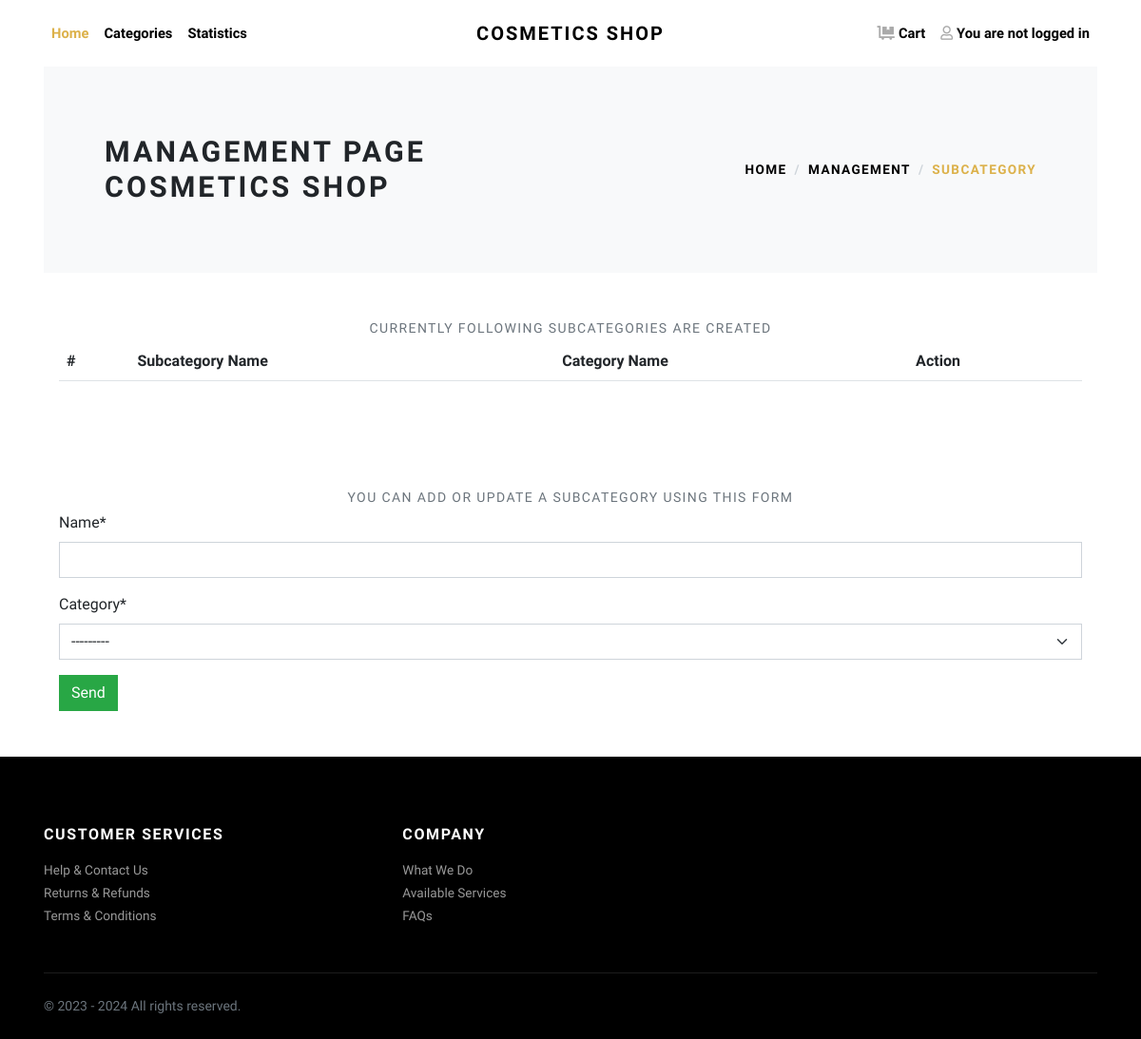
Page /management/subcategory on the earlier database version.
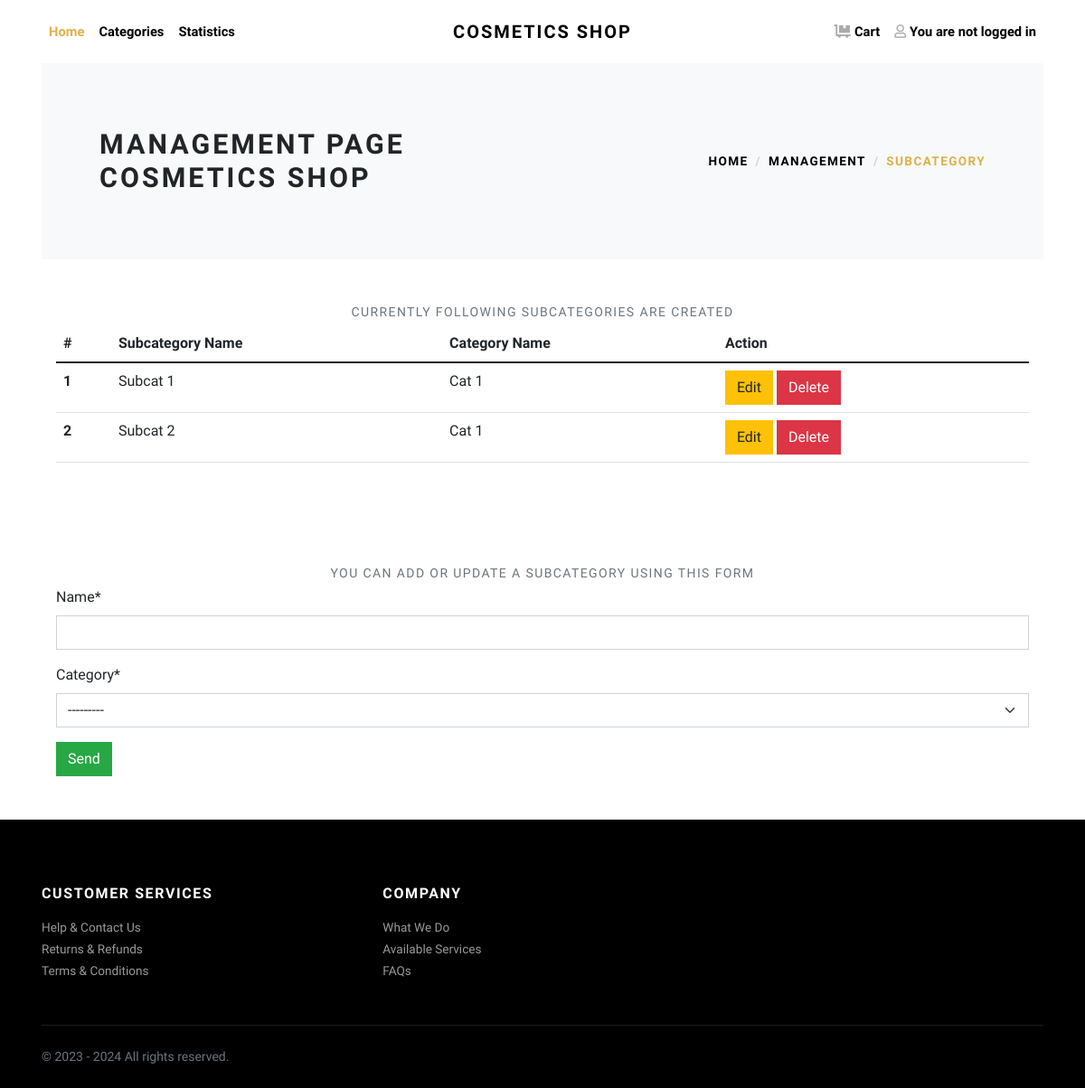
Same page on the later database version.
### cosmetics/models.py (models this page shows, shortened)
class Subcategory(models.Model):
    id = models.IntegerField(primary_key=True, auto_created=True)
    name = models.CharField(max_length=200, null=False)
    category = models.ForeignKey(Category, on_delete=models.CASCADE)
    class Meta:
        verbose_name_plural = 'Subcategories'

class Category(models.Model):
    id = models.AutoField(primary_key=True)
    name = models.CharField(max_length=200, null=False, unique=True)
    icon = models.ImageField(blank=True, upload_to='category')
    def __str__(self):
        return '{}'.format(self.name)
    class Meta:
        verbose_name_plural = 'Categories'

### cosmetics/views.py (the view)
# urls.py: path('management/subcategory', cosmetics_views.manage_subcategory, name='manage_subcategory'),
def manage_subcategory(request):
    if request.method == "POST":
        subcategory_form = SubcategoryForm(request.POST)
        context = {
            'subcategory_form': subcategory_form
        }
        if subcategory_form.is_valid():
            name = subcategory_form.cleaned_data["name"]
            category = subcategory_form.cleaned_data["category"]
            insert_query = "INSERT INTO cosmetics_subcategory(name, category_id) VALUES( %s, %s )"
            with connection.cursor() as cursor:
                cursor.execute(insert_query, [name, str(category.id)])
            context['subcategories'] = Subcategory.objects.raw("SELECT * FROM cosmetics_subcategory")
            messages.success(request, f"Subcategory {name} has been created!")
            return redirect('manage_subcategory')
        else:
            print("subcategory Form is invalid")
            messages.error(request, "Inserted data are wrong! Please check again the data!")
    elif request.method == "GET":
        subcategory_form = SubcategoryForm()
        context = {
            'subcategory_form': subcategory_form,
            'subcategories': Subcategory.objects.raw("SELECT * FROM cosmetics_subcategory"),
        }
    return render(request, 'cosmetics/management/subcategory.html', context)

### cosmetics/forms.py
class SubcategoryForm(forms.ModelForm):
    class Meta:
        model = Subcategory
        fields = ['name', 'category']
    helper = FormHelper()
    helper.form_tag = False
    helper.form_class = 'form-group'
    helper.layout = Layout(
        Field('name', css_class='form-control col-md-5'),
        Field('category', css_class='form-control col-md-5'),
    )

### cosmetics/templates/cosmetics/management/subcategory.html (shortened to what this page needs)
{% extends "base.html" %}
{% load crispy_forms_tags %}
{% block content %}
{% load static %}
<div class="container">
    <section class="py-5 bg-light">
        <div class="container">
            <div class="row px-4 px-lg-5 py-lg-4 align-items-center">
                <div class="col-lg-6">
                    <h1 class="h2 text-uppercase mb-0">Management page cosmetics shop</h1>
                </div>
                <div class="col-lg-6 text-lg-end">
                    <nav aria-label="breadcrumb">
                        <ol class="breadcrumb justify-content-lg-end mb-0 px-0 bg-light">
                            <li class="breadcrumb-item">
                                <a class="text-dark" href="{% url 'home' %}">Home</a>
                            </li>
                            <li class="breadcrumb-item">
                                <a class="text-dark" href="{% url 'management' %}">Management</a>
                            </li>
                            <li class="breadcrumb-item active" aria-current="page">
                                <a href="{% url 'manage_subcategory' %}">Subcategory</a>
                            </li>
                        </ol>
                    </nav>
                </div>
            </div>
        </div>
    </section>
    <section class="py-5">
        <header class="text-center">
            <p class="small text-muted small text-uppercase mb-1">Currently following subcategories are created</p>
        </header>
        <div class="container">
            <table class="table table-lg" cellspacing="0" width="100%">
                <thead>
                    <tr>
                        <th scope="col">#</th>
                        <th scope="col">Subcategory Name</th>
                        <th scope="col">Category Name</th>
                        <th scope="col">Action</th>
                    </tr>
                </thead>
                <tbody>
                    {% for subcategory in subcategories %}
                        <tr>
                            <th scope="row">{{ forloop.counter }}</th>
                            <td>{{ subcategory.name }}</td>
                            <td>{{ subcategory.category }}</td>
                            <td>
                                <a class="btn btn-warning" role="button" href="{% url 'update_subcategory'  subcategory.id %}">Edit</a>
                                <a class="btn btn-danger" role="button" data-bs-toggle="modal" data-bs-target="#delete-item-modal-{{ subcategory.id }}" id="delete-item-{{ subcategory.id }}">Delete</a>
                            </td>
                        </tr>
                    {% endfor %}
                </tbody>
            </table>
        </div>
    </section>
    <section class="py-5">
        <header class="text-center">
            <p class="small text-muted small text-uppercase mb-1">You can add or update a subcategory using this form</p>
        </header>
        <div class="container" id="add_subcategory">
            <form class="form-horizontal form-material" method="post" enctype="multipart/form-data">
                {% crispy subcategory_form %}
                <div class="form-group">
                    <div class="col-sm-12">
                        <button type="submit" class="btn btn-success">Send</button>
                    </div>
                </div>
            </form>
        </div>
    </section>
</div>
{% endblock %}

Differences in the rows shown:
added Subcategory: name "Subcat 1", category "Cat 1"
added Subcategory: name "Subcat 2", category "Cat 1"
